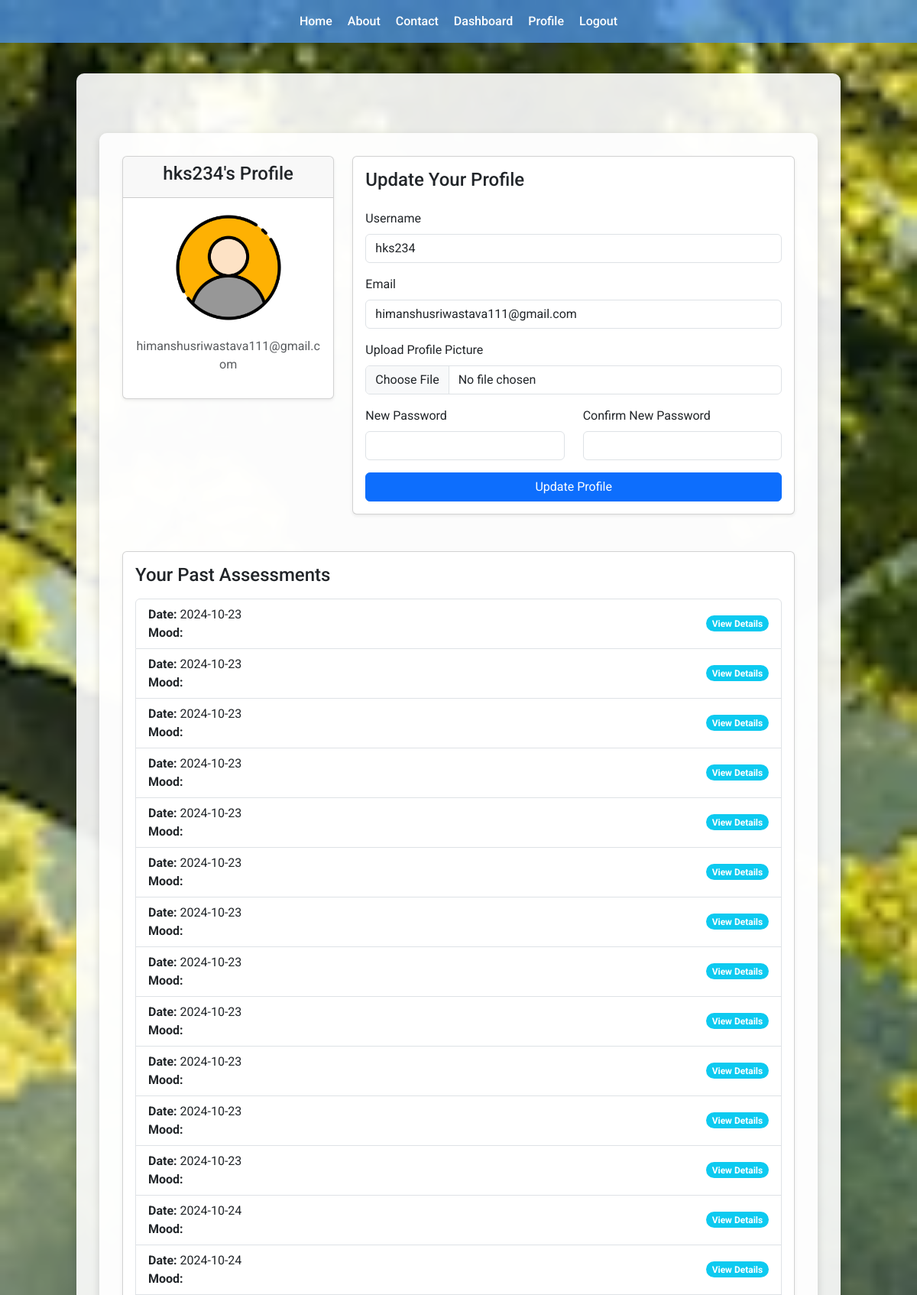
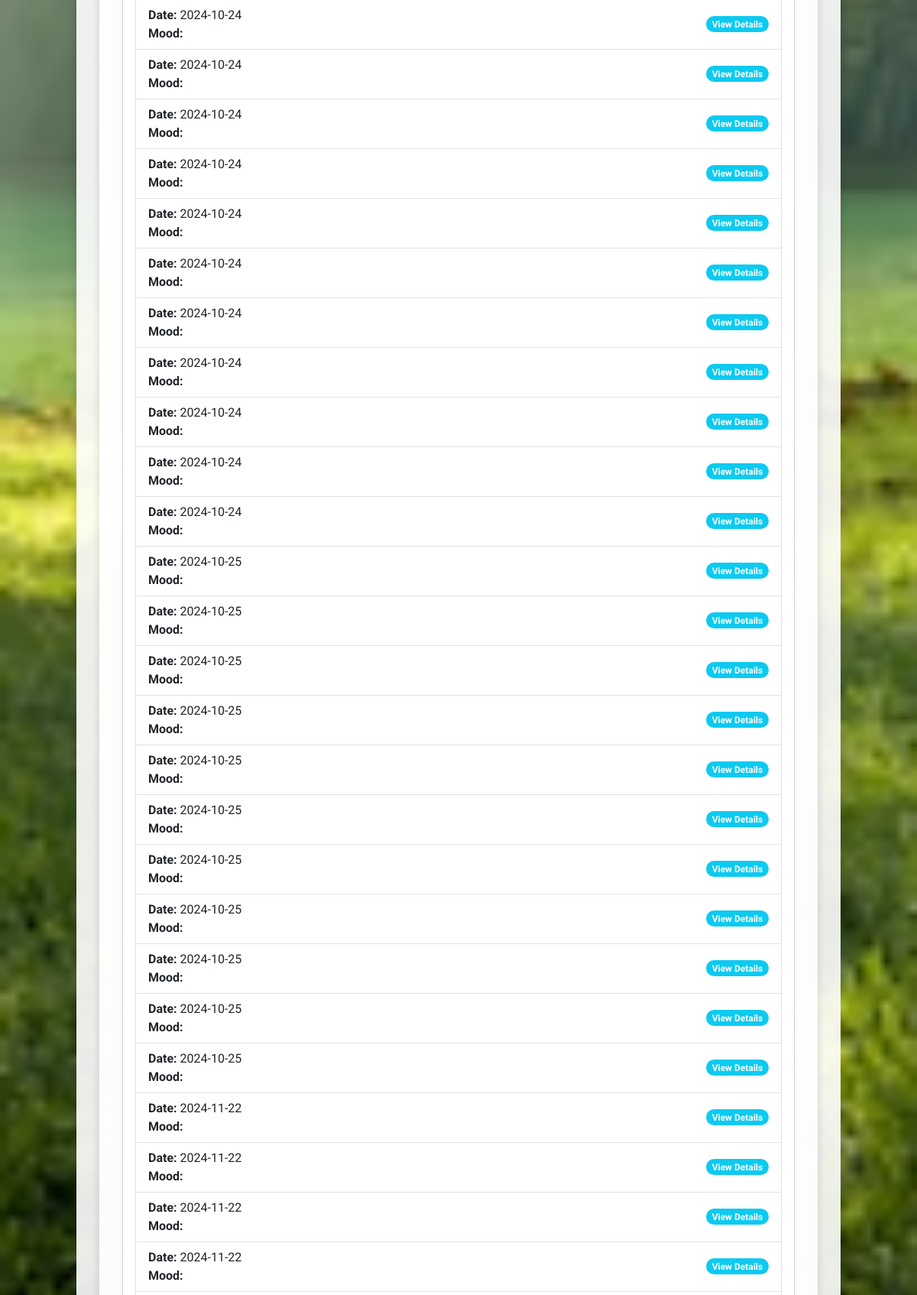
Screenshot of /profile (signed in, upper part) with the database file from the repository (2 pictures, top to bottom).
### models.py (models this page shows, shortened)
class UserModel(UserMixin, db.Model):
    __tablename__ = "users"
    id = db.Column(db.Integer, primary_key=True)
    email = db.Column(db.String(100), unique=True, nullable=False)
    username = db.Column(db.String(100), unique=True, nullable=False)
    password_hash = db.Column(db.String(250), nullable=False)
    profile_picture = db.Column(db.String(150), nullable=True)

class Assessments(db.Model):
    __tablename__ = "assessments"
    id = db.Column(db.Integer, primary_key=True)
    anxiety = db.Column(db.Integer, nullable=False)
    depression = db.Column(db.Integer, nullable=False)
    schizophrenia = db.Column(db.Integer, nullable=False)
    bipolar = db.Column(db.Integer, nullable=False)
    mood_score = db.Column(db.Float, nullable=False)
    date_created = db.Column(db.DateTime, default=datetime.utcnow)
    user_id = db.Column(db.Integer, db.ForeignKey("users.id"), nullable=False)
    user = db.relationship("UserModel", backref="assessments")

### routes.py (the view, shortened to what this page needs)
@app.route("/profile", methods=["GET", "POST"])
@login_required
def profile():
    user_assessments = Assessments.query.filter_by(user_id=current_user.id).all()
    return render_template(
        "profile.html", user=current_user, user_assessments=user_assessments
    )

### models.py (called while the page is built)
@login.user_loader
def load_user(user_id):
    return UserModel.query.get(int(user_id))

### templates/profile.html (shortened to what this page needs)
{% extends 'base.html' %}  {% block content %}
<div class="container mt-5">
  <div class="row">
    <div class="col-md-4">
      <div class="card shadow-sm">
        <div class="card-header text-center">
          <h4>{{ user.username }}'s Profile</h4>
        </div>
        <div class="card-body text-center">
          {% if user.profile_picture %}
          <img
            src="{{ url_for('static', filename='uploads/' ~ user.profile_picture) }}"
            alt="Profile Picture"
            class="img-fluid rounded-circle mb-3"
            style="width: 150px; height: 150px; object-fit: cover"
          />
          {% endif %}
          <p class="text-muted">{{ user.email }}</p>
        </div>
      </div>
    </div>
    <div class="col-md-8">
      <div class="card shadow-sm">
        <div class="card-body">
          <h4>Update Your Profile</h4>
          <form
            action="{{ url_for('profile') }}"
            method="POST"
            enctype="multipart/form-data"
            class="mt-4"
          >
            <div class="form-group mb-3">
              <label for="username" class="form-label">Username</label>
              <input
                type="text"
                id="username"
                name="username"
                class="form-control"
                value="{{ user.username }}"
                required
              />
            </div>
            <div class="form-group mb-3">
              <label for="email" class="form-label">Email</label>
              <input
                type="email"
                id="email"
                name="email"
                class="form-control"
                value="{{ user.email }}"
                required
              />
            </div>
            <div class="form-group mb-3">
              <label for="profile_picture" class="form-label"
                >Upload Profile Picture</label
              >
              <input
                type="file"
                id="profile_picture"
                name="profile_picture"
                class="form-control"
              />
            </div>
            <div class="row">
              <div class="col-md-6">
                <div class="form-group mb-3">
                  <label for="password" class="form-label">New Password</label>
                  <input
                    type="password"
                    id="password"
                    name="password"
                    class="form-control"
                  />
                </div>
              </div>
              <div class="col-md-6">
                <div class="form-group mb-3">
                  <label for="confirm_password" class="form-label"
                    >Confirm New Password</label
                  >
                  <input
                    type="password"
                    id="confirm_password"
                    name="confirm_password"
                    class="form-control"
                  />
                </div>
              </div>
            </div>
            <div class="form-group">
              <button type="submit" class="btn btn-primary w-100">
                Update Profile
              </button>
            </div>
          </form>
        </div>
      </div>
    </div>
  </div>
  <div class="row mt-5">
    <div class="col-md-12">
      <div class="card shadow-sm">
        <div class="card-body">
          <h4>Your Past Assessments</h4>
          {% if user_assessments %}
          <ul class="list-group mt-3">
            {% for assessment in user_assessments %}
            <li
              class="list-group-item d-flex justify-content-between align-items-center"
            >
              <div>
                <strong>Date:</strong> {{
                assessment.date_created.strftime('%Y-%m-%d') }} <br />
                <strong>Mood:</strong> {{ assessment.result }}
              </div>
              <span class="badge bg-info rounded-pill">View Details</span>
            </li>
            {% endfor %}
          </ul>
          {% else %}
          <p class="text-muted mt-3">
            You haven't completed any assessments yet.
          </p>
          {% endif %}
        </div>
      </div>
    </div>
  </div>
</div>
{% endblock %}

### rows the page displays
UserModel: username "hks234", profile_picture (placeholder picture), email "himanshusriwastava111@gmail.com"
Assessments: date_created "2024-10-23"
Assessments: date_created "2024-10-23"
Assessments: date_created "2024-10-23"
Assessments: date_created "2024-10-23"
Assessments: date_created "2024-10-23"
Assessments: date_created "2024-10-23"
Assessments: date_created "2024-10-23"
Assessments: date_created "2024-10-23"
Assessments: date_created "2024-10-23"
Assessments: date_created "2024-10-23"
Assessments: date_created "2024-10-23"
Assessments: date_created "2024-10-23"
Assessments: date_created "2024-10-24"
Assessments: date_created "2024-10-24"
Assessments: date_created "2024-10-24"
Assessments: date_created "2024-10-24"
Assessments: date_created "2024-10-24"
Assessments: date_created "2024-10-24"
Assessments: date_created "2024-10-24"
Assessments: date_created "2024-10-24"
Assessments: date_created "2024-10-24"
Assessments: date_created "2024-10-24"
Assessments: date_created "2024-10-24"
Assessments: date_created "2024-10-24"
Assessments: date_created "2024-10-24"
Assessments: date_created "2024-10-25"
Assessments: date_created "2024-10-25"
Assessments: date_created "2024-10-25"
Assessments: date_created "2024-10-25"
Assessments: date_created "2024-10-25"
Assessments: date_created "2024-10-25"
Assessments: date_created "2024-10-25"
Assessments: date_created "2024-10-25"
Assessments: date_created "2024-10-25"
Assessments: date_created "2024-10-25"
Assessments: date_created "2024-10-25"
Assessments: date_created "2024-11-22"
Assessments: date_created "2024-11-22"
Assessments: date_created "2024-11-22"
Assessments: date_created "2024-11-22"
